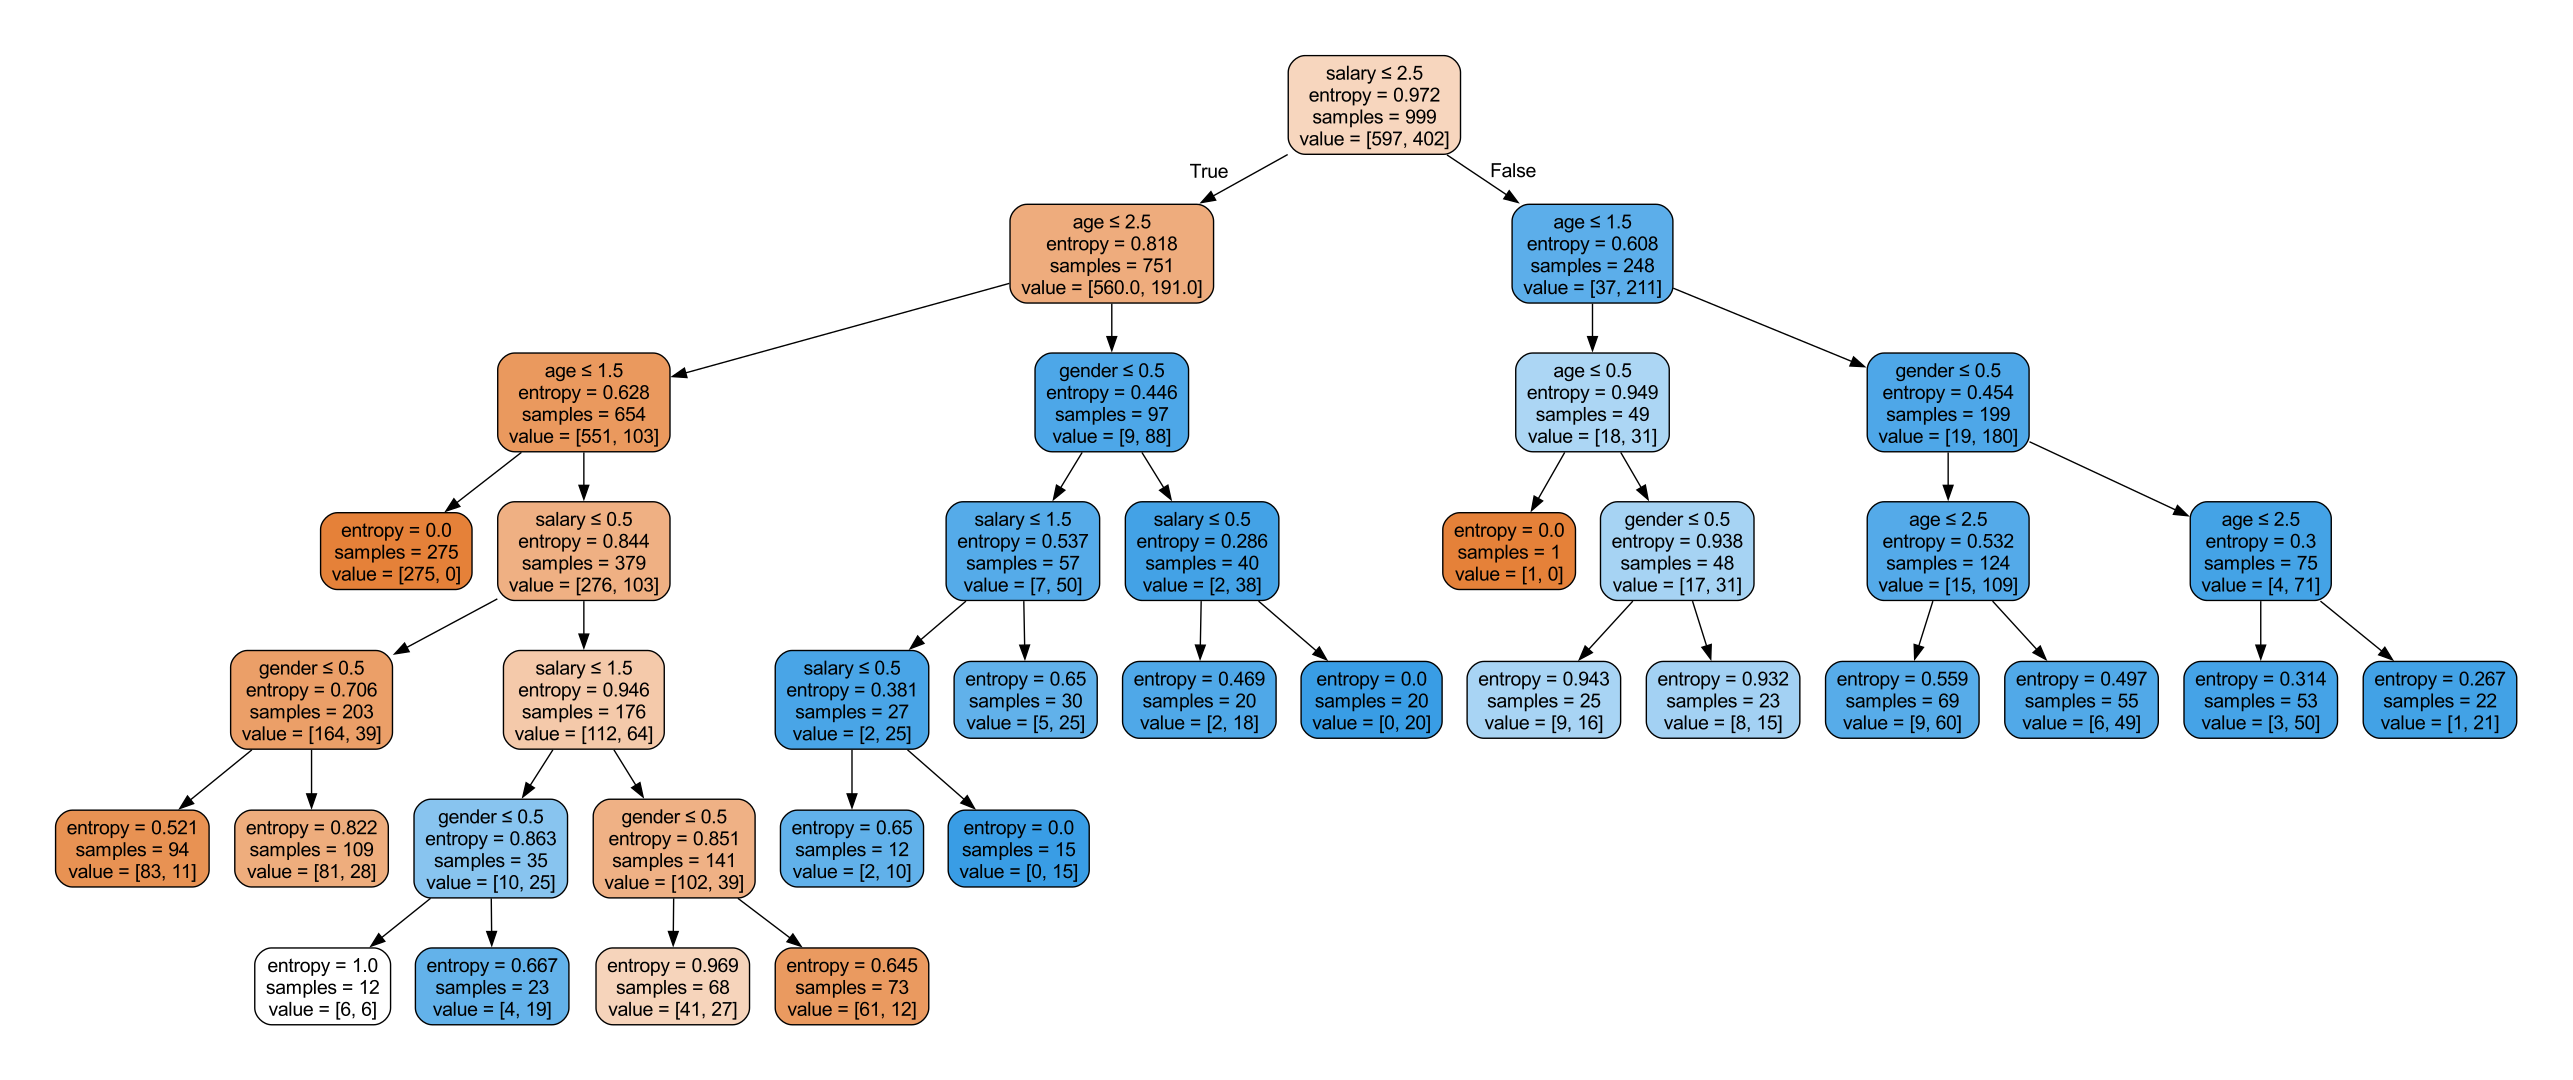

Recreate this plot in Python.
'''
Implement code to calculate the entropy of a dataset and then identify the root node of
a decision tree using the Information Gain method.

Input - car_purchased.csv file that contains attributes of people that bought or didn't
    buy a car.

    Starter code will read the file data into a list of dictionaries where each dictionary 
    entry contains data for one customer interaction in the data file.

Outputs:

    1. Identify the overall entropy of the dataset

    2. Identify the information gain of each attribute in the file

    3. Identify the root node of the decision tree based on item #2.

Potential limitations:

    1. None known at this time

Your code:
    1. 
'''

import csv
import pandas
import numpy as np
from sklearn import preprocessing
from sklearn import tree
from sklearn import model_selection
from sklearn.tree import DecisionTreeClassifier
from sklearn.metrics import classification_report
import graphviz
import sys
import math


test_pct = 0.2
m_depth = 6

if len(sys.argv) == 1:
    print(f'Usage: python decision_tree.py type tpct depth')
    print('Where:') 
    print('   type is either train - will train and then test the model or,')
    print('        all - will use all but one data sample to build the model')
    print('   tpct is used in train mode to specify percent of data to use for testing - value is')
    print('        between 0.0 and 1.0.  If not provided, will default to 0.2.')
    print('   depth is used to set the depth (number of levels) in the resulting tree')
    sys.exit()

#
#   Open the input data file and read in the data
#

if sys.argv[1] == 'train':
    # do training run and test for stats
    run_type = 'train'
    if len(sys.argv) >= 3 and float(sys.argv[2]) > 0.0 and float(sys.argv[2]) < 1.0:
        test_pct = float(sys.argv[2])
elif sys.argv[1] == 'all':
    run_type = 'all'
    test_pct = 0.0
else:
    print('Invalid option chosen. Valid values are train and all')
    sys.exit()

if run_type == 'train' and len(sys.argv) == 4:
    m_depth = int(sys.argv[3])
elif run_type == 'all' and len(sys.argv) == 3:
    m_depth = int(sys.argv[2])

with open('./data/car_purchased.csv', newline='', encoding='utf-8-sig') as f:
    a = [{k: v for k, v in row.items()} for row in csv.DictReader(f, skipinitialspace=True)]
    
# This is provided for you to see what the data looks like
# for r in a:
#   print(r)


#
# Get the keys for each dictionary entry as a list - You may find this helpful
#
keys = list(a[0].keys())
print(keys)

#
# TODO Create a method that accepts input parameters and calculates entropy
#

# used a comment on the thread for help and edited it to fit pandas https://stackoverflow.com/questions/15450192/fastest-way-to-compute-entropy-in-python
def calculate_entropy(data):
    n_labels = len(data)
    if n_labels <= 1:
        return 0
    value_counts = pandas.Series(data).value_counts()
    probs = value_counts / n_labels
    n_classes = len(probs)
    if n_classes <= 1:
        return 0
    ent = 0.0
    for p in probs:
        if p > 0:
            ent -= p * math.log2(p)
    return ent
#end of reference

#
# Pre-process the data and update the dictionaries appropriately
#
df = pandas.DataFrame(a)
num_rows = df.shape[0]

if run_type == 'all':
    num_train = num_rows - 1
    num_test = 1
else:
    num_test = math.floor(num_rows * test_pct)
    num_train = num_rows - num_test


# Tip - You may want to discretize the age parameter to use ranges and not absolute values

df['age'] = pandas.to_numeric(df['age'])
df['age'] = pandas.cut(df['age'], 
                       bins=[0, 25, 35, 50, 100], 
                       labels=['0-25', '26-35', '36-50', '51+'])

# Tip - You may want to discretize the salary paramter to use ranges and not absolute values

df['salary'] = pandas.to_numeric(df['salary'])
df['salary'] = pandas.cut(df['salary'],
                                bins=[0, 30000, 60000, 90000, float('inf')],
                                labels=['Low', 'Medium', 'High', 'VeryHigh'])

overall_entropy = calculate_entropy(df['purchased'])
print(f'Overall entropy of the dataset: {overall_entropy:.4f}')



#used the building tree function section for inspiration on the information gain https://www.geeksforgeeks.org/machine-learning/iterative-dichotomiser-3-id3-algorithm-from-scratch/
print('\nInformation Gain for each attribute:')
info_gains = {}
for attr in ['gender', 'age', 'salary']:
    if attr in df.columns:
        weighted_entropy = 0
        for value in df[attr].unique():
            subset = df[df[attr] == value]['purchased']
            weight = len(subset) / len(df)
            entropy = calculate_entropy(subset)
            weighted_entropy += weight * entropy
        info_gain = overall_entropy - weighted_entropy
        info_gains[attr] = info_gain
        print(f'  {attr}: {info_gain:.4f}')

if info_gains:
    root_node = max(info_gains, key=info_gains.get)
    print(f'\nRoot node: {root_node} ({info_gains[root_node]:.4f})')

#end of inspiration

feature_names = [col for col in df.columns if col not in ['id', 'purchased']]



# TODO Create the decision tree using scikit-learn.  You can use the cars.py code as a template to 
# help you write this code.

label_encoders = {}
df_encoded = pandas.DataFrame()

df_encoded['id'] = df['id']

for column in df.columns:
    if column in ['gender', 'age', 'salary']:
        label_encoders[column] = preprocessing.LabelEncoder()
        df_encoded[column] = label_encoders[column].fit_transform(df[column].astype(str))
    elif column == 'purchased':
        df_encoded[column] = df[column]
    elif column != 'id':
        df_encoded[column] = df[column]

features = np.array(df_encoded.drop(['id', 'purchased'], axis=1))
label = np.array(df_encoded['purchased'])

features_train, features_test, label_train, label_test = model_selection.train_test_split(
    features,
    label,
    train_size=num_train,
    test_size=num_test,
    random_state=42
)

decision_tree = DecisionTreeClassifier(criterion='entropy',
                                       max_depth=m_depth,
                                       min_samples_leaf=1)

decision_tree = decision_tree.fit(features_train, label_train)

if run_type == 'all':
    dot_data = tree.export_graphviz(decision_tree, out_file=None,
                                    feature_names=feature_names,
                                    filled=True, rounded=True,
                                    special_characters=True) 
    graph = graphviz.Source(dot_data) 
    graph.render("decision_tree") 
    print(f'\nDecision tree visualization saved to decision_tree.pdf')

if test_pct > 0.025:
    print(f'\nScore: {decision_tree.score(features_test, label_test):.4f}')
    print('\nClassification Report:')
    print(
        classification_report(
            label_test,
            decision_tree.predict(features_test),
            zero_division=0         
        )
    )  


# TODO For our report, vary the test sample percentage and vary the number of features you include 
# in the model to see how accuracy, precision and recall are affected.  You will include these
# findings in your report.

# also read this to try and get a better understanding of how these work in python, didnt use code though https://www.datacamp.com/tutorial/decision-tree-classification-python
